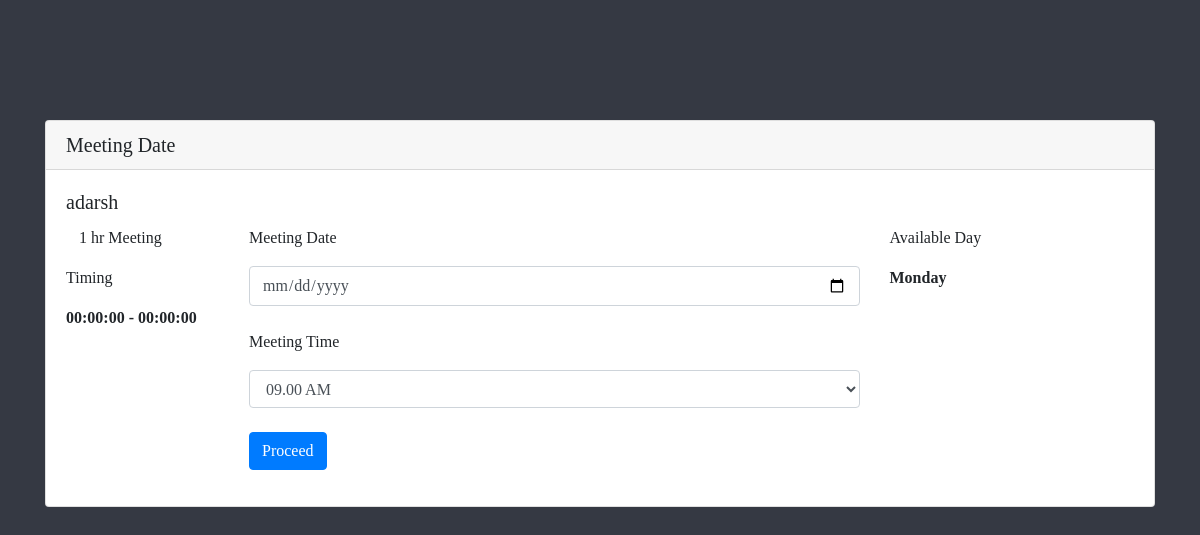
The page /booking.php?user_id=6 on the database its author committed.
### tables this page shows
CREATE TABLE `user` (
  `user_id` int(11) NOT NULL,
  `user_email` varchar(255) NOT NULL,
  `user_password` varchar(255) NOT NULL,
  `start_time` time NOT NULL,
  `end_time` time NOT NULL,
  `user_name` varchar(255) DEFAULT NULL
);

CREATE TABLE `avialable_day` (
  `av_id` int(11) NOT NULL,
  `user_id` int(11) NOT NULL,
  `day` varchar(255) NOT NULL
);

### booking.php (the view, shortened to what this page needs)
<!DOCTYPE html>
<?php
 include("config.php");
 $user_id = 0;
 $username = "";
$startTime = "";
$endTime = "";
?>
<?php
 if($_SERVER["REQUEST_METHOD"] == "GET" && isset($_GET['user_id'])) {
   $user_id = $_GET['user_id'];
   $sql = "SELECT * FROM user WHERE user_id={$user_id}";
   $result = mysqli_query($db,$sql);
   $count = mysqli_num_rows($result);
   if ($count > 0) {
     $row = mysqli_fetch_array($result,MYSQLI_ASSOC);
     $username = $row['user_name'];
    $startTime = $row['start_time'];
    $endTime = $row['end_time'];
  }else{
    echo "<h1> Invalid Url <h1>";
  }
 }
  function get_times( $default = '09:00', $interval = '+60 minutes' ) {
   $output = '';
 include("config.php");
   $user_id = $_SESSION['user_id'];
   $sql = "SELECT * FROM user WHERE user_id={$user_id}";
   $result = mysqli_query($db,$sql);
   $row = mysqli_fetch_array($result,MYSQLI_ASSOC);
   echo "<br> Functtion startTime";
   $current = strtotime( '00:00' );
   $end = strtotime( '23:59' );
   while( $current <= $end ) {
       $time = date( 'H:i', $current );
       $sel = ( $time == $default ) ? ' selected' : '';
       $output .= "<option value=\"{$time}\"{$sel}>" . date( 'h.i A', $current ) .'</option>';
       $current = strtotime( $interval, $current );
   }
   return $output;
 }
 ?>
<html lang="en" dir="ltr">
  <head>
    <link href="//maxcdn.bootstrapcdn.com/bootstrap/4.0.0/css/bootstrap.min.css" rel="stylesheet" id="bootstrap-css">
    <link rel="stylesheet" href="/css/booking.css">
  </head>
  <body style="background-color: #353943;">
    <div class="container align-self-center" style="margin-top: 10%;">
      <div class="card">
        <h5 class="card-header">Meeting Date</h5>
        <div class="card-body">
          <h5 class="card-title"> <?php echo $username; ?> </h5>
          <div class="row">
            <div class="col-2">
                <p class="card-text"> <img src="https://bks-partners.com/wp-content/uploads/2018/03/Clock-Grey.png" style="height:13px;width: 13px;padding-right: 5px;">1 hr Meeting </p>
                <p class="card-text">Timing</p>
                <strong> <?php echo $startTime.' - '.$endTime; ?> </strong>
            </div>
            <div class="col-7">
              <div class="form-group">
                <form class="from-group" action="" method="post">
                  <p class="card-text">Meeting Date</p>
                  <input type="date" class="form-control" name="datePicker" id="datePicker"> <br>
                  <p class="card-text">Meeting Time</p>
                  <select name="time" class="form-control"><?php echo get_times();?></select> <br>
                    <button type="submit" class="btn btn-primary" name="button">Proceed</button>
                </div>
              </div>
            <div class="col-auto">
            <p class="card-text">Available Day</p>
            <?php
             $daySql = "SELECT * FROM avialable_day WHERE user_id= {$user_id}";
             $result = mysqli_query($db,$daySql);
              while ($row = $result->fetch_assoc()) {
                echo "<strong>{$row['day']}</strong><br>";
              }
             ?>
            </div>
          </div>
        </div>
      </div>
      </div>
  </body>
</html>

### css/booking.css (style rules this page uses)
body { background-color: #353943; font-family: "Times New Roman"; cursor: default; }

### rows shown on the page
user: user_name "adarsh", start_time "00:00:00", end_time "00:00:00"
avialable_day: day "Monday"

### other values the page prints
form field time "09.00 AM"
